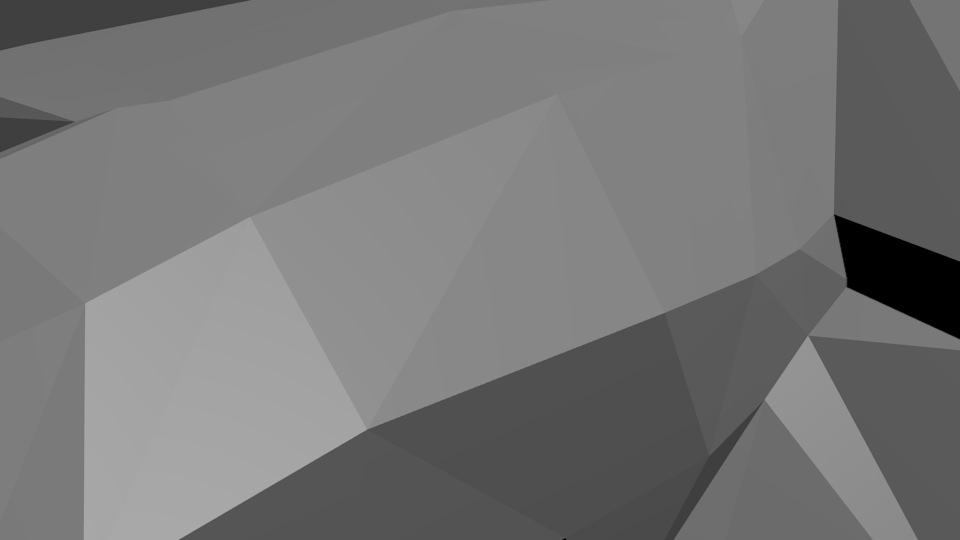
#> input picture monster_render_testing2_01_01.png, 960 x 540 px; its folder holds 4 pictures in this run
$ python stitch_images_24.py
#> lines starting #> are read from the running program, lines starting #| are printed output that depends on the picture
# GPL2 LICENCE - code by Dealga McArdle (zeffii) 2011 july 12
# modified for python 3.1 + PIL .
'''
usage,
1) stick the output of Monster Tile Renderer in a folder.
2) run the script in that folder.

'''

import os
import re
import PIL
from PIL import Image


output_format = 'PNG'
path = os.getcwd()
filelist = os.listdir(path) # lists content (supposed to be images only!)
filelist = sorted(filelist)
separator = os.sep
path = path + separator

stitchlist = []
for i in filelist:
    strname = i #str(i[:])

    if strname.endswith(".py") or strname.startswith("."):
        continue

    filepath = path+strname
    print(filepath)

    # disect filename, get dimensions
    db = Image.open(filepath)
#> db is the input picture: PIL image 960x540 RGB; min 0, max 170, mean 118.1
    # match = re.search('\d+\_\d+', filepath) # not inclusive enough
    match = re.search('\_(\d+\_\d+)\.', filepath)

    match_str = ""
    if match.group() != None:
        match_str = match.group(1)
    else:
        print("use filenames like yourfilname_col_row.ext")
        print("then, if still issues, check the directory for uncommon characters")
        break

    col_row = tuple(match_str.split("_"))
    col_row = [int(dimension) for dimension in col_row]

    # store as tuple, tuple, string
    stitch_up = (tuple(col_row), db.size, filepath)
    stitchlist.append(stitch_up)
#> pass 2 of the loop `for i in filelist:`:
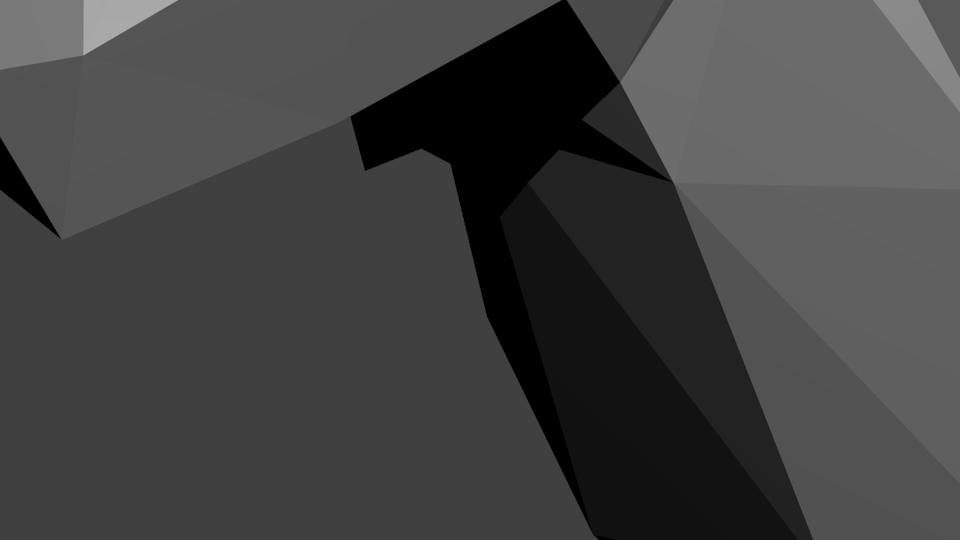
#> input picture monster_render_testing2_01_02.png, 960 x 540 px
#> db is the input picture: PIL image 960x540 RGB; min 0, max 171, mean 65.7

# stitchlist items are ((column,row),(x, y), '/path/full_including_extension')
rows = stitchlist[-1][0][0]
columns = stitchlist[-1][0][1]

# there has to be neater way to generate a multidimensional list with elements
# that don't all point to the same place in memory
main_matrix = []
for i in range(rows):
    minor_matrix = []
    for m in range(columns):
        minor_matrix.append([])
    main_matrix.append(minor_matrix)
#> after the loop, main_matrix = [[[], []], [[], []]]

# temporary
for entry in stitchlist:
    main_matrix[entry[0][0]-1][entry[0][1]-1] = entry[1]

# get composite dimensions
px_wide = sum([i[0][0] for i in main_matrix])
px_high = sum([i[1] for i in main_matrix[0]])
print("px_wide", px_wide, " px_high", px_high)

# permanent
for entry in stitchlist:
    main_matrix[entry[0][0]-1][entry[0][1]-1] = entry

comp_image = Image.new('RGB', (px_wide, px_high))
#> comp_image: PIL image 1920x1080 RGB; every value is 0

ypos = 0
xpos = 0
current_height = 0
current_width = 0
for col in main_matrix:
    ypos = 0
    #do top to bottom
    for row in col:
        ymp = Image.open(row[2])
        current_width = row[1][0]
        current_height = row[1][1]
        ymp = ymp.crop((0,0,current_width, current_height))
        comp_image.paste(ymp, (xpos,ypos))
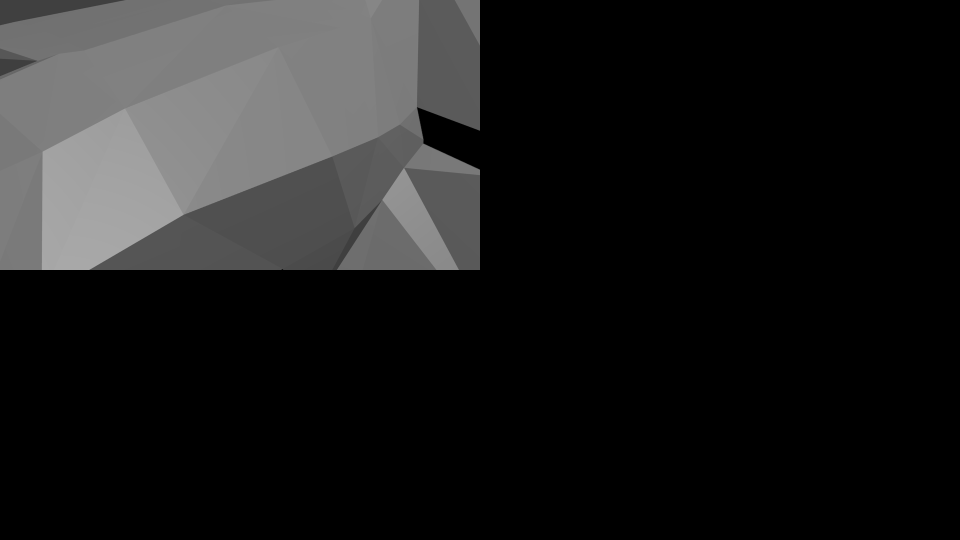
#> comp_image: PIL image 1920x1080 RGB (shown at 1/2 size); min 0, max 170, mean 29.5
        ypos += current_height
    xpos += current_width
#> pass 2 of the loop `for col in main_matrix:`:
#> `comp_image.paste(ymp, (xpos,ypos))`:
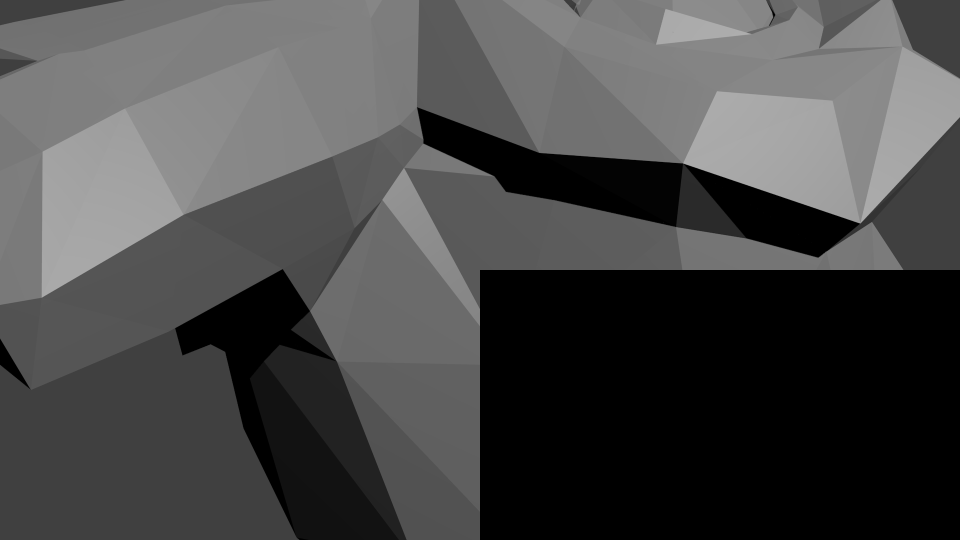
#> comp_image: PIL image 1920x1080 RGB (shown at 1/2 size); min 0, max 174, mean 72.3

comp_image.show()
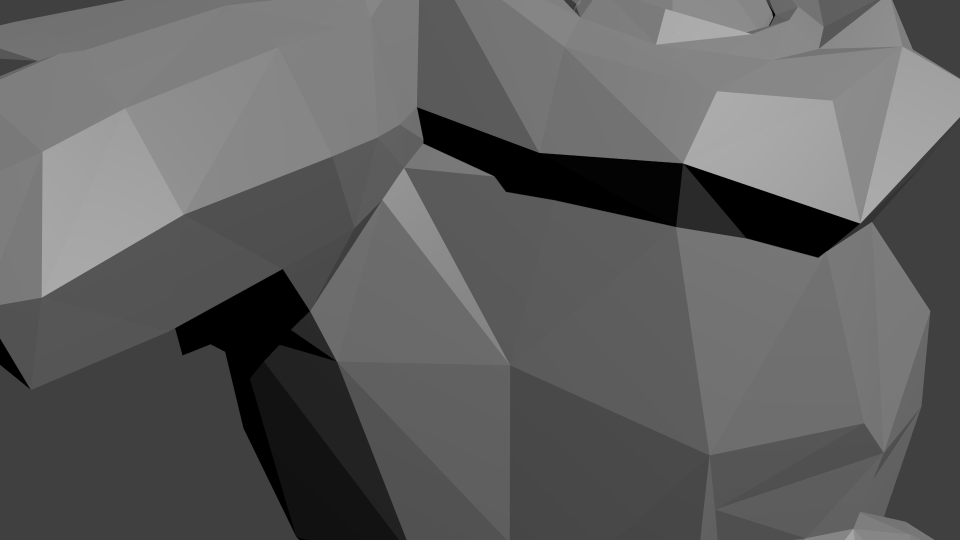
#> shown: PIL image 1920x1080 RGB (shown at 1/2 size); min 0, max 174, mean 95.4
comp_image.save(path+"composited.png", format=output_format)
